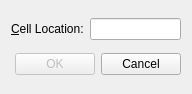
<?xml version="1.0" encoding="UTF-8"?>
<ui version="4.0">
 <class>GoToCellDialog</class>
 <widget class="QWidget" name="GoToCellDialog">
  <property name="geometry">
   <rect>
    <x>0</x>
    <y>0</y>
    <width>192</width>
    <height>94</height>
   </rect>
  </property>
  <property name="windowTitle">
   <string>Go to Cell</string>
  </property>
  <layout class="QVBoxLayout">
   <item>
    <layout class="QHBoxLayout" name="_2">
     <item>
      <widget class="QLabel" name="label">
       <property name="text">
        <string>&amp;Cell Location:</string>
       </property>
       <property name="buddy">
        <cstring>lineEdit</cstring>
       </property>
      </widget>
     </item>
     <item>
      <widget class="QLineEdit" name="lineEdit"/>
     </item>
    </layout>
   </item>
   <item>
    <layout class="QHBoxLayout" name="_3">
     <item>
      <spacer name="horizontalSpacer">
       <property name="orientation">
        <enum>Qt::Horizontal</enum>
       </property>
       <property name="sizeHint" stdset="0">
        <size>
         <width>40</width>
         <height>20</height>
        </size>
       </property>
      </spacer>
     </item>
     <item>
      <widget class="QPushButton" name="okButton">
       <property name="enabled">
        <bool>false</bool>
       </property>
       <property name="text">
        <string>OK</string>
       </property>
       <property name="default">
        <bool>true</bool>
       </property>
      </widget>
     </item>
     <item>
      <widget class="QPushButton" name="cancelButton">
       <property name="text">
        <string>Cancel</string>
       </property>
      </widget>
     </item>
    </layout>
   </item>
  </layout>
 </widget>
 <tabstops>
  <tabstop>lineEdit</tabstop>
  <tabstop>okButton</tabstop>
  <tabstop>cancelButton</tabstop>
 </tabstops>
 <resources/>
 <connections/>
</ui>
